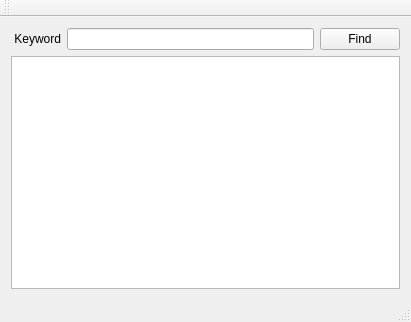
<?xml version="1.0" encoding="UTF-8"?>
<ui version="4.0">
 <class>MainWindow</class>
 <widget class="QMainWindow" name="MainWindow">
  <property name="geometry">
   <rect>
    <x>0</x>
    <y>0</y>
    <width>411</width>
    <height>322</height>
   </rect>
  </property>
  <property name="windowTitle">
   <string>MainWindow</string>
  </property>
  <widget class="QWidget" name="centralWidget">
   <layout class="QVBoxLayout" name="verticalLayout">
    <item>
     <layout class="QHBoxLayout" name="horizontalLayout">
      <item>
       <widget class="QLabel" name="label">
        <property name="text">
         <string> Keyword</string>
        </property>
       </widget>
      </item>
      <item>
       <widget class="QLineEdit" name="lineEdit"/>
      </item>
      <item>
       <widget class="QPushButton" name="findButton">
        <property name="text">
         <string>Find</string>
        </property>
       </widget>
      </item>
     </layout>
    </item>
    <item>
     <widget class="QTextEdit" name="textEdit"/>
    </item>
   </layout>
  </widget>
  <widget class="QMenuBar" name="menuBar">
   <property name="geometry">
    <rect>
     <x>0</x>
     <y>0</y>
     <width>411</width>
     <height>26</height>
    </rect>
   </property>
  </widget>
  <widget class="QToolBar" name="mainToolBar">
   <attribute name="toolBarArea">
    <enum>TopToolBarArea</enum>
   </attribute>
   <attribute name="toolBarBreak">
    <bool>false</bool>
   </attribute>
  </widget>
  <widget class="QStatusBar" name="statusBar"/>
 </widget>
 <layoutdefault spacing="6" margin="11"/>
 <resources/>
 <connections/>
</ui>
